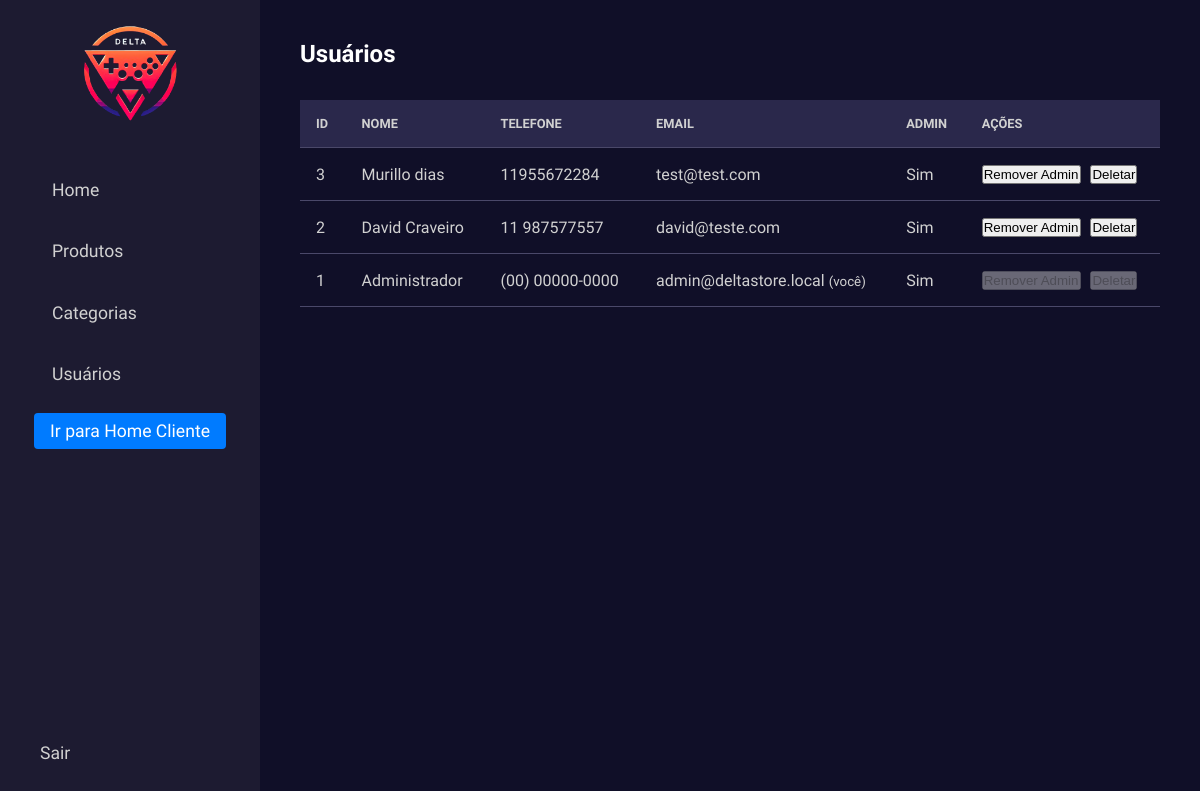
Page /src/pages/admin/admin-usuarios.php (signed in) on the earlier database version.
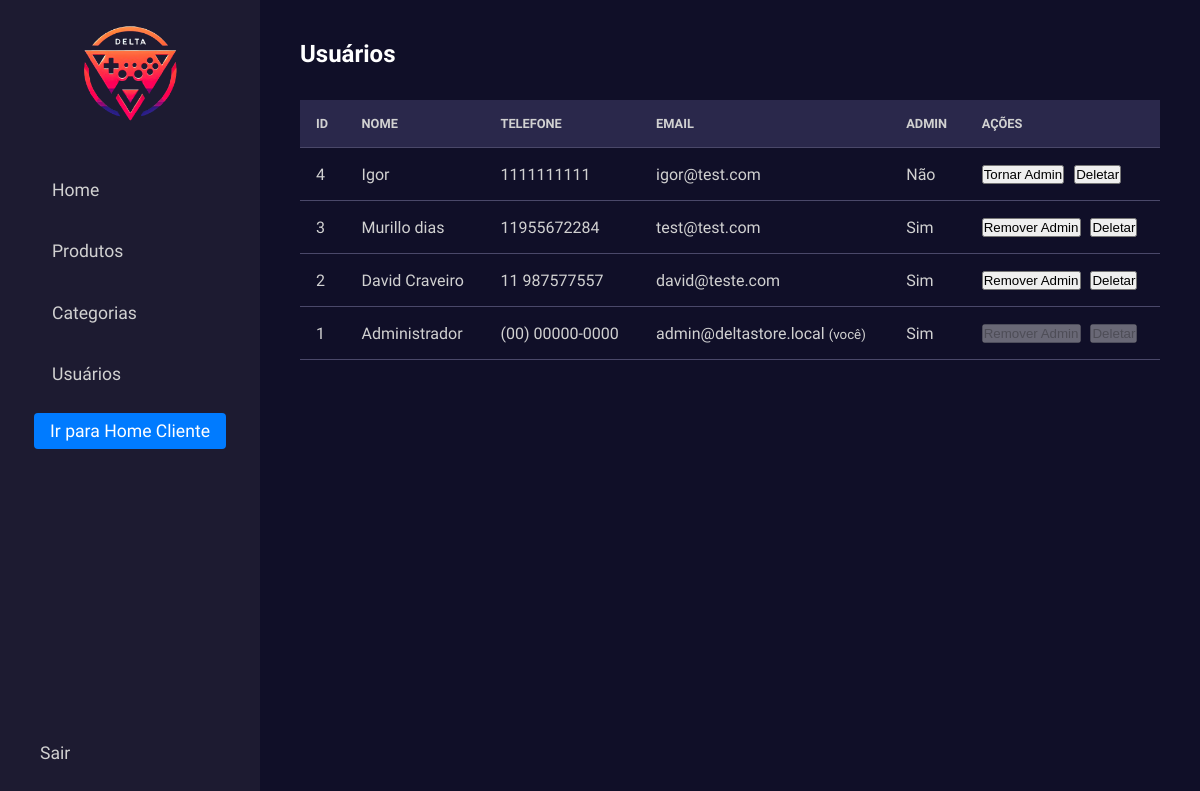
Same page on the later database version.
### tables this page shows
CREATE TABLE users (
    id INTEGER PRIMARY KEY AUTOINCREMENT,
    nome TEXT NOT NULL,
    telefone TEXT NOT NULL,
    email TEXT UNIQUE NOT NULL,
    password TEXT NOT NULL,
    is_admin INTEGER DEFAULT 0
);

### src/includes/db.php (called while the page is built, shortened)
<?php
$dbFile = __DIR__ . '/../db/database.sqlite';
try {
    $pdo = new PDO('sqlite:' . $dbFile);
    $pdo->setAttribute(PDO::ATTR_ERRMODE, PDO::ERRMODE_EXCEPTION);
} catch (Exception $e) {
    die('Erro ao conectar ao banco: ' . $e->getMessage());
}
function queryAll($sql, $params = []) {
    global $pdo;
    $stmt = $pdo->prepare($sql);
    $stmt->execute($params);
    return $stmt->fetchAll(PDO::FETCH_ASSOC);
}

### src/pages/admin/admin-usuarios.php (the view, shortened to what this page needs)
<?php
require_once __DIR__ . '/../../includes/db.php';
$users = queryAll('SELECT id, nome, telefone, email, is_admin FROM users ORDER BY id DESC');
?>
<!DOCTYPE html>
<html lang="pt-br">
<head>
    <link rel="stylesheet" href="/src/pages/admin/styles/admin-style.css">
</head>
<body>
    <div class="admin-container">
        <aside class="sidebar">
            <div class="sidebar-header">
                <img src="/src/assets/images/logodelta.png" alt="Logo Delta" class="sidebar-logo">
            </div>
            <nav class="sidebar-nav">
                <ul>
                    <li><a href="/src/pages/admin/admin-index.php"><i class="fas fa-home"></i> Home</a></li>
                    <li><a href="/src/pages/admin/admin-produtos.php"><i class="fas fa-box-open"></i> Produtos</a></li>
                    <li><a href="/src/pages/admin/admin-categorias.php"><i class="fas fa-tags"></i> Categorias</a></li>
                    <li class="active"><a href="/src/pages/admin/admin-usuarios.php"><i class="fas fa-users"></i> Usuários</a></li>
                </ul>
                <div style="margin: 1rem 0 0 0; text-align: center;">
                    <a href="/src/pages/client/index.php" class="btn btn-accent" style="display:inline-block; padding:8px 16px; background:#007bff; color:#fff; border-radius:4px; text-decoration:none;">Ir para Home Cliente</a>
                </div>
            </nav>
            <div class="sidebar-footer">
                <a href="/src/actions/logout.php"><i class="fas fa-sign-out-alt"></i> Sair</a>
            </div>
        </aside>
        <main class="main-content">
            <header class="main-header">
                <h2>Usuários</h2>
            </header>
            <section class="content-table">
                <table>
                    <thead>
                        <tr>
                            <th>ID</th>
                            <th>Nome</th>
                            <th>Telefone</th>
                            <th>Email</th>
                            <th>Admin</th>
                            <th>Ações</th>
                        </tr>
                    </thead>
                    <tbody>
                        <?php foreach($users as $u): ?>
                        <tr>
                            <td><?php echo $u['id']; ?></td>
                            <td><?php echo htmlspecialchars($u['nome']); ?></td>
                            <td><?php echo htmlspecialchars($u['telefone']); ?></td>
                            <td><?php echo htmlspecialchars($u['email']); ?>
                                <?php if (!empty($_SESSION['user_id']) && $_SESSION['user_id'] == $u['id']): ?>
                                    <small> (você)</small>
                                <?php endif; ?>
                            </td>
                            <td><?php echo !empty($u['is_admin']) ? 'Sim' : 'Não'; ?></td>
                            <td>
                                <div class="actions-cell">
                                    <form action="/src/actions/admin_toggle_admin.php" method="post" style="display:inline-block; margin-right:6px;">
                                        <?php $disable_toggle = (!empty($_SESSION['user_id']) && $_SESSION['user_id'] == $u['id']); ?>
                                        <button type="submit" <?php echo $disable_toggle ? 'disabled' : ''; ?>>
                                            <?php echo !empty($u['is_admin']) ? 'Remover Admin' : 'Tornar Admin'; ?>
                                        </button>
                                    </form>
                                    <form action="/src/actions/admin_delete_user.php" method="post" style="display:inline-block;" onsubmit="return confirm('Confirma exclusão do usuário <?php echo htmlspecialchars($u['email']); ?>?');">
                                        <?php $disable_delete = (!empty($_SESSION['user_id']) && $_SESSION['user_id'] == $u['id']); ?>
                                        <button type="submit" <?php echo $disable_delete ? 'disabled' : ''; ?>>Deletar</button>
                                    </form>
                                </div>
                            </td>
                        </tr>
                        <?php endforeach; ?>
                    </tbody>
                </table>
            </section>
        </main>
    </div>
</body>
</html>

### src/pages/admin/styles/admin-style.css (style rules this page uses)
:root { --cor-fundo-principal: #100f28; --cor-fundo-sidebar: #1d1b31; --cor-fundo-tabela-header: #2a284b; --cor-texto-principal: #ffffff; --cor-texto-secundario: #d1d1d1; --cor-borda: #4a4869; --cor-botao-cadastro: #f0f0f0; --cor-botao-texto: #333; }
* { margin: 0; padding: 0; box-sizing: border-box; }
body { font-family: 'Nunito Sans', sans-serif; background-color: var(--cor-fundo-principal); color: var(--cor-texto-principal); display: flex; }
.admin-container { display: flex; width: 100%; min-height: 100vh; }
.sidebar { width: 260px; background-color: var(--cor-fundo-sidebar); display: flex; flex-direction: column; padding: 1.5rem; }
.sidebar-header { text-align: center; margin-bottom: 2.5rem; }
.sidebar-logo { max-width: 100px; }
.sidebar-nav ul { list-style: none; }
.sidebar-nav li { margin-bottom: 1rem; }
.sidebar-nav a { color: var(--cor-texto-secundario); text-decoration: none; font-size: 1.1rem; display: block; padding: 0.8rem 1rem; border-radius: 8px; transition: background-color 0.3s, color 0.3s; }
.sidebar-footer { margin-top: auto; }
.sidebar-footer a { color: var(--cor-texto-secundario); text-decoration: none; font-size: 1.1rem; display: block; padding: 0.8rem 1rem; }
.main-content { flex-grow: 1; padding: 2.5rem; }
.main-header { display: flex; justify-content: space-between; align-items: center; margin-bottom: 2rem; }
.content-table { width: 100%; }
table { width: 100%; border-collapse: collapse; }
th, td { padding: 1rem; text-align: left; border-bottom: 1px solid var(--cor-borda); vertical-align: middle; }
thead { background-color: var(--cor-fundo-tabela-header); }
th { font-size: 0.8rem; text-transform: uppercase; color: var(--cor-texto-secundario); font-weight: 600; }
tbody tr { transition: background-color 0.2s; }
td { color: var(--cor-texto-secundario); }

Differences in the rows shown:
added users: id "4", nome "Igor", telefone "1111111111", email "igor@test.com", is_admin "Não"
